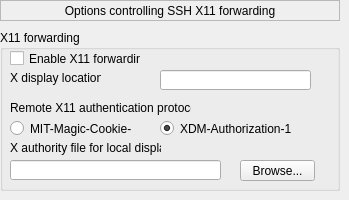
   <widget class="QWidget" name="page_23">
    <widget class="QLabel" name="label_107">
     <property name="geometry">
      <rect>
       <x>0</x>
       <y>0</y>
       <width>340</width>
       <height>21</height>
      </rect>
     </property>
     <property name="frameShape">
      <enum>QFrame::StyledPanel</enum>
     </property>
     <property name="text">
      <string>Options controlling SSH X11 forwarding</string>
     </property>
     <property name="alignment">
      <set>Qt::AlignCenter</set>
     </property>
    </widget>
    <widget class="QGroupBox" name="groupBox_52">
     <property name="geometry">
      <rect>
       <x>0</x>
       <y>30</y>
       <width>340</width>
       <height>161</height>
      </rect>
     </property>
     <property name="title">
      <string>X11 forwarding</string>
     </property>
     <widget class="QCheckBox" name="checkBox_67">
      <property name="geometry">
       <rect>
        <x>10</x>
        <y>20</y>
        <width>131</width>
        <height>17</height>
       </rect>
      </property>
      <property name="text">
       <string>Enable X11 forwarding</string>
      </property>
     </widget>
     <widget class="QLabel" name="label_108">
      <property name="geometry">
       <rect>
        <x>10</x>
        <y>40</y>
        <width>91</width>
        <height>16</height>
       </rect>
      </property>
      <property name="text">
       <string>X display location</string>
      </property>
     </widget>
     <widget class="QLineEdit" name="lineEdit_39">
      <property name="geometry">
       <rect>
        <x>160</x>
        <y>40</y>
        <width>151</width>
        <height>20</height>
       </rect>
      </property>
     </widget>
     <widget class="QLabel" name="label_109">
      <property name="geometry">
       <rect>
        <x>10</x>
        <y>70</y>
        <width>181</width>
        <height>16</height>
       </rect>
      </property>
      <property name="text">
       <string>Remote X11 authentication protocol</string>
      </property>
     </widget>
     <widget class="QRadioButton" name="rb_x11remote_mit">
      <property name="geometry">
       <rect>
        <x>10</x>
        <y>90</y>
        <width>121</width>
        <height>17</height>
       </rect>
      </property>
      <property name="text">
       <string>MIT-Magic-Cookie-1</string>
      </property>
     </widget>
     <widget class="QRadioButton" name="rb_x11remote_xdm">
      <property name="geometry">
       <rect>
        <x>160</x>
        <y>90</y>
        <width>131</width>
        <height>17</height>
       </rect>
      </property>
      <property name="text">
       <string>XDM-Authorization-1</string>
      </property>
      <property name="checked">
       <bool>true</bool>
      </property>
     </widget>
     <widget class="QLabel" name="label_110">
      <property name="geometry">
       <rect>
        <x>10</x>
        <y>110</y>
        <width>151</width>
        <height>16</height>
       </rect>
      </property>
      <property name="text">
       <string>X authority file for local display</string>
      </property>
     </widget>
     <widget class="QLineEdit" name="lineEdit_40">
      <property name="geometry">
       <rect>
        <x>10</x>
        <y>130</y>
        <width>211</width>
        <height>20</height>
       </rect>
      </property>
     </widget>
     <widget class="QPushButton" name="pushButton_22">
      <property name="geometry">
       <rect>
        <x>240</x>
        <y>130</y>
        <width>75</width>
        <height>21</height>
       </rect>
      </property>
      <property name="text">
       <string>Browse...</string>
      </property>
     </widget>
    </widget>
   </widget>
